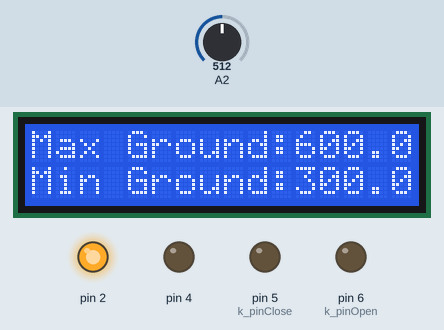
This sketch was run on a simulated Arduino Uno, built with avr-gcc and run on an emulated ATmega328P. On the bench: 16×2 character LCD, output pins drawn as LEDs (lit = HIGH). Inputs (shaded band) come from the test bench; at power-on: A2 = 512. Pins used as bus, display or sensor lines are not drawn; what the sketch prints to the serial monitor is not drawn.

Above: at 1.2 s.
1.3 s: A2 set to 716
At 6.0 s:
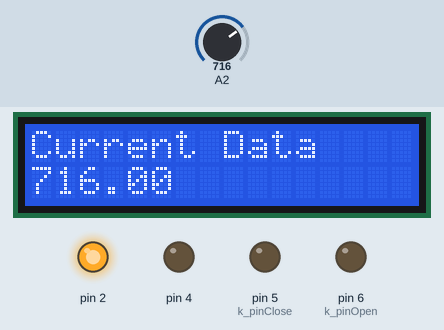
At 10.6 s:
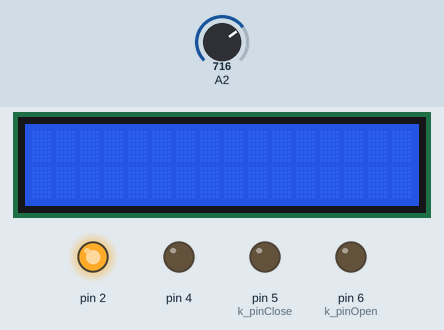
10.9 s: A2 set to 900
At 18.6 s:
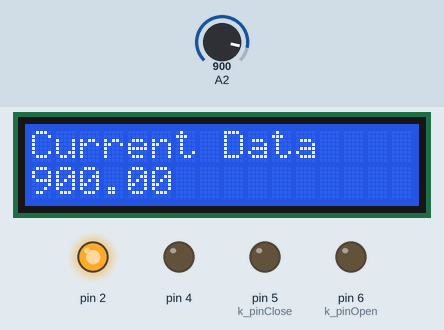
Timing chart, 0 to 20.1 s (numbered marks = the images above; inputs shaded):
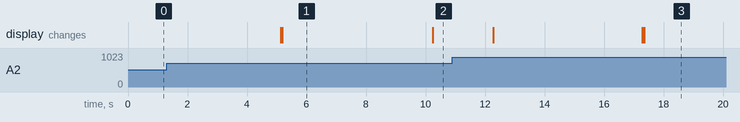

Measured:
- what the display in image 1 shows lasts 5.0 s, from 5.2 s to 10.2 s

The sketch:

WaterControle.ino
```cpp
#include "WaterControle.hpp"

WaterControle *controle;

void setup() {

  controle = new WaterControle;
  controle->setupHumLimit(300, 600);

  //controle->setupDateAndTime(15, 8, 2021, 15, 21, 10); //Example: controle->setupDateAndTime(day, month, year, hours, minutes, seconds);
}

void loop() {
  // put your main code here, to run repeatedly:

  //controle->printTempAndHum();
  //controle->printDateAndTime();
  //controle->printInform();
  //controle->onUpdate();

  controle->test();
  delay(2000);
}
```

WaterControle.cpp
```cpp
#include "WaterControle.hpp"

WaterControle::WaterControle()
{
	thermo = new Thermo(tPIN, tType, tVCC, tGND); //pin, DHT Version [DHT11, DHT22], pinVCC, pinGND
	lcd = new Display(dAddress, dCol, dRow); //Address, colomn, row
	dt = new DateTime(dt_DataPin, dt_SclkPin); //SDA, SCL pins
	to = new ThermoOut(to_OneWireBus, to_pinVCC, to_pinGND); //Data Pin DS18B20, pinVCC, pinGND
	klapan = new Klapan(k_pinOpen, k_pinClose, k_pinGND); //uint8_t pinOpen, uint8_t pinClose, pinGND
	sensor = new CapasitiveSoilSensor(s_pinVCC, s_pinGND, s_AOut); //pinVCC, pinGND, pinAOut

	isOpen = false; //Klapan. Open = true, Close = false

	Serial.begin(115200);
}

WaterControle::~WaterControle()
{
	delete sensor;
	delete klapan;
	delete to;
	delete dt;
	delete lcd;
	delete thermo;
}

void WaterControle::printTempAndHum()
{
	count = 5;

	while (count) {
		lcd->setStr(0, 0);
		lcd->printOnLCD("T = ", thermo->getTemp());
		Serial.print("T = ");
		Serial.print(thermo->getTemp());
		Serial.print("\n");

		lcd->setStr(0, 1);
		lcd->printOnLCD("H = ", thermo->getHum());
		lcd->printOnLCD(" %");
		Serial.print("H = ");
		Serial.print(thermo->getHum());
		Serial.print("\n");

		count--;

		delay(1000);

		lcd->lcdClear();
	}
}

void WaterControle::printDateAndTime()
{
	count = 5;

	while (count) {

		lcd->setStr(0, 0);
		lcd->printOnLCD(dt->getDate().c_str());
		Serial.print(dt->getDate().c_str());
		Serial.print("\n");

		lcd->setStr(0, 1);
		lcd->printOnLCD(dt->getTime().c_str());
		Serial.print(dt->getTime().c_str());
		Serial.print("\n");

		count--;

		delay(1000);

		lcd->lcdClear();
	}
}

void WaterControle::printTempOnOut() {
	count = 5;

	while (count) {
		lcd->setStr(0, 0);
		lcd->printOnLCD("Temp on Out:");
		Serial.print("Temp on Out:");
		Serial.print(to->getTemp());
		Serial.print("\n");

		lcd->setStr(0, 1);
		lcd->printOnLCD(to->getTemp());
		lcd->printOnLCD(" C");
		Serial.print(to->getTemp());

		count--;

		delay(1000);

		lcd->lcdClear();
	}
}

void WaterControle::printInform()
{
	if (isOpen == false) {
		lcd->setStr(0, 0);
		lcd->printOnLCD("Water Close");
		lcd->setStr(0, 1);
		lcd->printOnLCD("by Danilka =)");
	}
	else if (isOpen == true) {
		lcd->setStr(0, 0);
		lcd->printOnLCD("Water Open");
		lcd->setStr(0, 1);
		lcd->printOnLCD("by Danilka =)");
	}

	delay(5000);
	lcd->lcdClear();
}

void WaterControle::setupDateAndTime(uint8_t date, uint8_t mon, uint16_t year, uint8_t hour, uint8_t min, uint8_t sec)
{
	dt->setDate(date, mon, year);
	dt->setTime(hour, min, sec);              //  Установить время 16:29:00 (формат 24 часа)
}

void WaterControle::setupLimits(float aMaxTemp, float aMinTemp, float aMaxHum, float aMinHum)
{
	MaxTemp = aMaxTemp;
	MinTemp = aMinTemp;
	MaxHum = aMaxHum;
	MinHum = aMinHum;
}

void WaterControle::setupHumLimit(int MIN, int MAX)
{
	MinGr = MIN;
	MaxGr = MAX;
}

void WaterControle::onUpdate()
{
	if (sensor->getData(s_AOut) <= MinGr) {
		if (isOpen == false) {
			klapan->Open();
			delay(15000);
		}
		else if (isOpen == true) {
			delay(1000);
		}
	}
	else if (sensor->getData(s_AOut) >= MaxGr) {
		if (isOpen == false) {
			delay(1000);
		}
		else if (isOpen == true) {
			klapan->Close();
			delay(15000);
		}
	}
}

void WaterControle::test()
{
	lcd->setStr(0, 0);
	lcd->printOnLCD("Max Ground:", MaxGr);
	lcd->setStr(0, 1);
	lcd->printOnLCD("Min Ground:", MinGr);

	Serial.print("Max Ground: ");
  Serial.print(MaxGr);
	Serial.print("\n");
	Serial.print("Min Ground:");
 Serial.print(MinGr);
	Serial.print("\n");

	delay(5000);
	lcd->lcdClear();

	lcd->setStr(0, 0);
	lcd->printOnLCD("Current Data");
	lcd->setStr(0, 1);
	lcd->printOnLCD(sensor->getData(s_AOut));

	Serial.print("Current Data: ");
  Serial.print(sensor->getData(s_AOut));
	Serial.print("\n");

	delay(5000);
	lcd->lcdClear();
}
```

WaterControle.hpp
```cpp
#ifndef WATERCONTROLE_HPP
#define WATERCONTROLE_HPP

#include "src/Thermo/Thermo.hpp"
#include "src/Thermo/ThermoOut.hpp"
#include "src/Display/Display.hpp"
#include "src/Date/Date.hpp"
#include "src/Klapan/Klapan.hpp"
#include "src/CapasitiveSoilSensor/CapasitiveSoilSensor.hpp"

class WaterControle
{
	private:
	Thermo *thermo;
	Display *lcd;
	DateTime *dt;
	ThermoOut *to;
	Klapan *klapan;
	CapasitiveSoilSensor *sensor;

	/*
	Thermo sensor inside
	*/
	uint8_t tPIN = 3;
	uint8_t tType = DHT11;
	uint8_t tVCC = 2;
	uint8_t tGND = 4;

	/*
	LCD I2C Display Setup
	*/

	uint8_t dAddress = 0x3F;
	uint8_t dCol = 16;
	uint8_t dRow = 2;
	uint8_t dVCC = NULL;
	uint8_t dGND = NULL;

	/*
	Date and Time Setup
	*/

	uint8_t dt_DataPin = A4;
	uint8_t dt_SclkPin = A5;
	uint8_t dt_PinVCC = NULL;
	uint8_t dt_PinGND = NULL;

	/*
	Thermo sensor outside
	*/

	uint8_t to_OneWireBus = 8;
	uint8_t to_pinVCC = 9;
	uint8_t to_pinGND = 10;

	/*
	Water Klapan Setup
	*/

	uint8_t k_pinOpen = 6;
	uint8_t k_pinClose = 5;
	uint8_t k_pinGND = 7;

	/*
	Soil Sensor Setup
	*/

	int s_pinVCC = A0;
	int s_pinGND = A1;
	int s_AOut = A2;

	/*
	Max and Min temp and Hum for opened window
	*/

	float MaxTemp;
	float MinTemp;
	float MaxHum;
	float MinHum;

	/*
	Max and Min Hum Ground
	*/

	int MinGr;
	int MaxGr;

	/*
	Open Klapan? true or false
	*/

	bool isOpen;

	/*
	seconds
	*/

	uint8_t count;

	public:
	WaterControle();
	~WaterControle();

	void printTempAndHum();
	void printDateAndTime();
	void printTempOnOut();
	void printInform();

	void setupDateAndTime(uint8_t date, uint8_t mon, uint16_t year, uint8_t hour, uint8_t min, uint8_t sec);
	void setupLimits(float aMaxTemp, float aMinTemp, float aMaxHum, float aMinHum);
	void setupHumLimit(int MIN, int MAX);

	void onUpdate();

	void test();
};

#endif
```

CapasitiveSoilSensor.cpp
```cpp
#include "CapasitiveSoilSensor.hpp"

CapasitiveSoilSensor::CapasitiveSoilSensor(int AOut)
{
	int sensor = analogRead(AOut);
}

CapasitiveSoilSensor::CapasitiveSoilSensor(int pinVCC, int AOut)
{
	pinMode(pinVCC, OUTPUT);
	digitalWrite(pinVCC, HIGH);

	int sensor = analogRead(AOut);
}

CapasitiveSoilSensor::CapasitiveSoilSensor(int pinVCC, int pinGND, int AOut)
{
	pinMode(pinVCC, OUTPUT);
	digitalWrite(pinVCC, HIGH);
	pinMode(pinGND, OUTPUT);
	digitalWrite(pinGND, LOW);

	int sensor = analogRead(AOut);
}

CapasitiveSoilSensor::~CapasitiveSoilSensor()
{

}

int CapasitiveSoilSensor::getData(int sensor)
{
	delay(50);
	return analogRead(sensor);
}
```

CapasitiveSoilSensor.hpp
```cpp
#ifndef CAPASITIVESOILSENSOR_HPP
#define CAPASITIVESOILSENSOR_HPP

#include <Arduino.h>


class CapasitiveSoilSensor
{
	private:
	uint16_t sensor;

	public:
	CapasitiveSoilSensor(int AOut);
	CapasitiveSoilSensor(int pinVCC, int AOut);
	CapasitiveSoilSensor(int pinVCC, int pinGND, int AOut);
	~CapasitiveSoilSensor();

	int getData(int sensor);
};

#endif
```

date.cpp
```cpp
#include "date.hpp"

DateTime::DateTime(uint8_t data_pin, uint8_t sclk_pin)
{
	rtc = new DS3231(data_pin, sclk_pin);
	rtc->begin();
}

DateTime::DateTime(uint8_t data_pin, uint8_t sclk_pin, uint8_t pinVCC)
{
	pinMode(pinVCC, OUTPUT);
	digitalWrite(pinVCC, HIGH);

	rtc = new DS3231(data_pin, sclk_pin);
	rtc->begin();
}

DateTime::DateTime(uint8_t data_pin, uint8_t sclk_pin, uint8_t pinVCC, uint8_t pinGND)
{
	pinMode(pinVCC, OUTPUT);
	digitalWrite(pinVCC, HIGH);
	pinMode(pinGND, OUTPUT);
	digitalWrite(pinGND, LOW);

	rtc = new DS3231(data_pin, sclk_pin);
	rtc->begin();
}

DateTime::~DateTime()
{
	delete rtc;
}

String DateTime::getDate()
{
	return rtc->getDateStr();
}

String DateTime::getMonthStr()
{
	return rtc->getMonthStr();
}

String DateTime::getTime()
{
	return rtc->getTimeStr();
}

void DateTime::setDate(uint8_t date, uint8_t mon, uint16_t year)
{
	rtc->setDate(date, mon, year);
}

void DateTime::setTime(uint8_t hour, uint8_t min, uint8_t sec)
{
	rtc->setTime(hour, min, sec);
}
```

date.hpp
```cpp
#ifndef DATE_HPP
#define DATE_HPP

#include <DS3231.h>                    // Подключаем библиотеку Wire
#include <Arduino.h>

class DateTime
{
	private:
	DS3231 *rtc;

	public:
	DateTime(uint8_t data_pin, uint8_t sclk_pin);
	DateTime(uint8_t data_pin, uint8_t sclk_pin, uint8_t pinVCC);
	DateTime(uint8_t data_pin, uint8_t sclk_pin, uint8_t pinVCC, uint8_t pinGND);
	~DateTime();

	String getDate();
	String getMonthStr();

	String getTime();

	void setDate(uint8_t date, uint8_t mon, uint16_t year);
	void setTime(uint8_t hour, uint8_t min, uint8_t sec);
};

#endif
```

Display.cpp
```cpp
#include "Display.hpp"

Display::Display(uint8_t address, uint8_t col, uint8_t row)
{
	lcd = new LiquidCrystal_I2C(address, col, row);

	lcd->init();
	lcd->backlight();
}

Display::Display(uint8_t address, uint8_t col, uint8_t row, uint8_t pinVCC)
{
	pinMode(pinVCC, OUTPUT);
	digitalWrite(pinVCC, HIGH);

	lcd = new LiquidCrystal_I2C(address, col, row);

	lcd->init();
	lcd->backlight();
}

Display::Display(uint8_t address, uint8_t col, uint8_t row, uint8_t pinVCC, uint8_t pinGND)
{
	pinMode(pinVCC, OUTPUT);
	digitalWrite(pinVCC, HIGH);
	pinMode(pinGND, OUTPUT);
	digitalWrite(pinGND, LOW);

	lcd = new LiquidCrystal_I2C(address, col, row);

	lcd->init();
	lcd->backlight();
}

Display::~Display()
{
	delete lcd;
}

void Display::printOnLCD(char text[100])
{
	lcd->print(text);
}

void Display::printOnLCD(float num)
{
	lcd->print(num);
}

void Display::printOnLCD(char text[100], float num)
{
	lcd->print(text);
	lcd->print(num);
}

void Display::setStr(uint8_t colomn, uint8_t row)
{
	lcd->setCursor(colomn, row);
}

void Display::lcdClear()
{
	lcd->clear();
}
```

Display.hpp
```cpp
#ifndef DISPLAY_HPP
#define DISPLAY_HPP

#include <Wire.h>
#include <LiquidCrystal_I2C.h>
#include <Arduino.h>

class Display
{
	private:
	LiquidCrystal_I2C *lcd;

	public:
	Display(uint8_t address, uint8_t col, uint8_t row);
	Display(uint8_t address, uint8_t col, uint8_t row, uint8_t pinVCC);
	Display(uint8_t address, uint8_t col, uint8_t row, uint8_t pinVCC, uint8_t pinGND);
	~Display();

	void printOnLCD(char text[100]);
	void printOnLCD(float num);
	void printOnLCD(char text[100], float num);
	void setStr(uint8_t colomn, uint8_t row);

	void lcdClear();
};

#endif
```

Klapan.cpp
```cpp
#include "Klapan.hpp"

Klapan::Klapan(uint8_t pinOpen, uint8_t pinClose) {
	pOpen = pinOpen;
	pClose = pinClose;

	pinMode(pinOpen, OUTPUT);
	pinMode(pinClose, OUTPUT);
}

Klapan::Klapan(uint8_t pinOpen, uint8_t pinClose, uint8_t pinGND) {
	pOpen = pinOpen;
	pClose = pinClose;
	pGND = pinGND;

	pinMode(pinOpen, OUTPUT);
	pinMode(pinClose, OUTPUT);

	pinMode(pinGND, OUTPUT);
	digitalWrite(pinGND, LOW);
}

Klapan::~Klapan() {

}

void Klapan::Open() {
	digitalWrite(pClose, LOW);
	delay(1000);
	digitalWrite(pOpen, HIGH);
	delay(1000);
}

void Klapan::Close() {
	digitalWrite(pOpen, LOW);
	delay(1000);
	digitalWrite(pClose, HIGH);
	delay(1000);
}
```

Klapan.hpp
```cpp
#ifndef KLAPAN_HPP
#define KLAPAN_HPP

#include <Arduino.h>

class Klapan
{
	private:
	uint8_t pOpen;
	uint8_t pClose;
	uint8_t pGND;

	public:
	Klapan(uint8_t pinOpen, uint8_t pinClose);
	Klapan(uint8_t pinOpen, uint8_t pinClose, uint8_t pinGND);
	~Klapan();

	void Open();
	void Close();
};

#endif
```

Thermo.cpp
```cpp
#include "Thermo.hpp"

Thermo::Thermo(uint8_t dhtPIN, uint8_t dhtType)
{
	dht = new DHT(dhtPIN, dhtType);
	dht->begin();
}

Thermo::Thermo(uint8_t dhtPIN, uint8_t dhtType, uint8_t pinVCC)
{
	pinMode(pinVCC, OUTPUT);
	digitalWrite(pinVCC, HIGH);

	dht = new DHT(dhtPIN, dhtType);
	dht->begin();
}

Thermo::Thermo(uint8_t dhtPIN, uint8_t dhtType, uint8_t pinVCC, uint8_t pinGND)
{
	pinMode(pinVCC, OUTPUT);
	digitalWrite(pinVCC, HIGH);
	pinMode(pinGND, OUTPUT);
	digitalWrite(pinGND, LOW);

	dht = new DHT(dhtPIN, dhtType);
	dht->begin();
}

Thermo::~Thermo()
{
	delete dht;
}

float Thermo::getTemp()
{
	return dht->readTemperature();
}

float Thermo::getHum()
{
	return dht->readHumidity();
}
```

Thermo.hpp
```cpp
#ifndef THERMO_HPP
#define THERMO_HPP

#include <DHT.h>
#include <Arduino.h>

class Thermo
{
	private:
	DHT *dht;

	public:
	Thermo(uint8_t dhtPIN, uint8_t dhtType);
	Thermo(uint8_t dhtPIN, uint8_t dhtType, uint8_t pinVCC);
	Thermo(uint8_t dhtPIN, uint8_t dhtType, uint8_t pinVCC, uint8_t pinGND);
	~Thermo();

	float getTemp();
	float getHum();
};

#endif
```

ThermoOut.cpp
```cpp
#include "ThermoOut.hpp"

ThermoOut::ThermoOut(uint8_t OneWireBus)
{
	oneWire = new OneWire(OneWireBus);
	sensor = new DallasTemperature(*&oneWire);

	sensor->begin();
}

ThermoOut::ThermoOut(uint8_t OneWireBus, uint8_t pinVCC)
{
	pinMode(pinVCC, OUTPUT);
	digitalWrite(pinVCC, HIGH);

	oneWire = new OneWire(OneWireBus);
	sensor = new DallasTemperature(*&oneWire);

	sensor->begin();
}

ThermoOut::ThermoOut(uint8_t OneWireBus, uint8_t pinVCC, uint8_t pinGND)
{
	pinMode(pinVCC, OUTPUT);
	digitalWrite(pinVCC, HIGH);
	pinMode(pinGND, OUTPUT);
	digitalWrite(pinGND, LOW);

	oneWire = new OneWire(OneWireBus);
	sensor = new DallasTemperature(*&oneWire);

	sensor->begin();
}

ThermoOut::~ThermoOut()
{
	delete oneWire;
	delete sensor;
}

float ThermoOut::getTemp()
{
	sensor->requestTemperatures();

	return sensor->getTempCByIndex(0);
}
```

ThermoOut.hpp
```cpp
#ifndef THERMOOUT_HPP
#define THERMOOUT_HPP

#include <OneWire.h>
#include <DallasTemperature.h>
#include <Arduino.h>

class ThermoOut
{
	private:
	OneWire *oneWire;
	DallasTemperature *sensor;

	public:
	ThermoOut(uint8_t OneWireBus);
	ThermoOut(uint8_t OneWireBus, uint8_t pinVCC);
	ThermoOut(uint8_t OneWireBus, uint8_t pinVCC, uint8_t pinGND);
	~ThermoOut();

	float getTemp();
};

#endif
```
